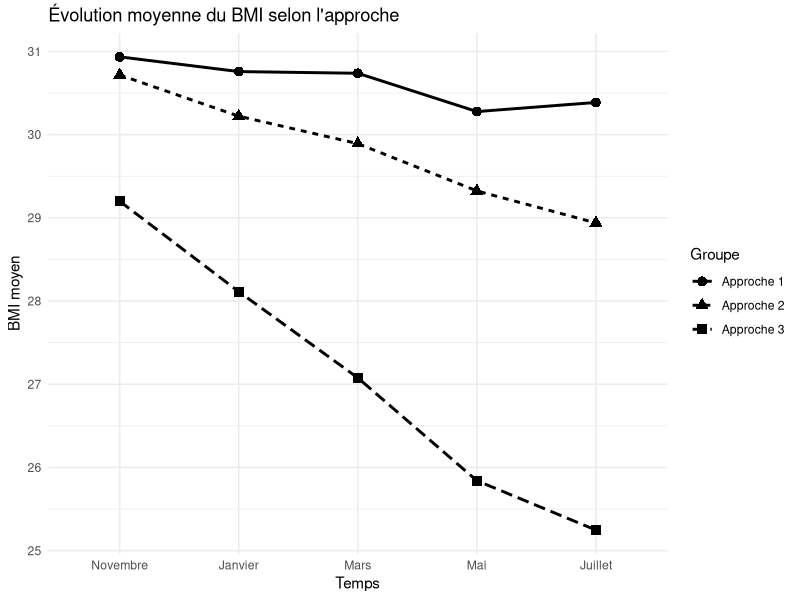
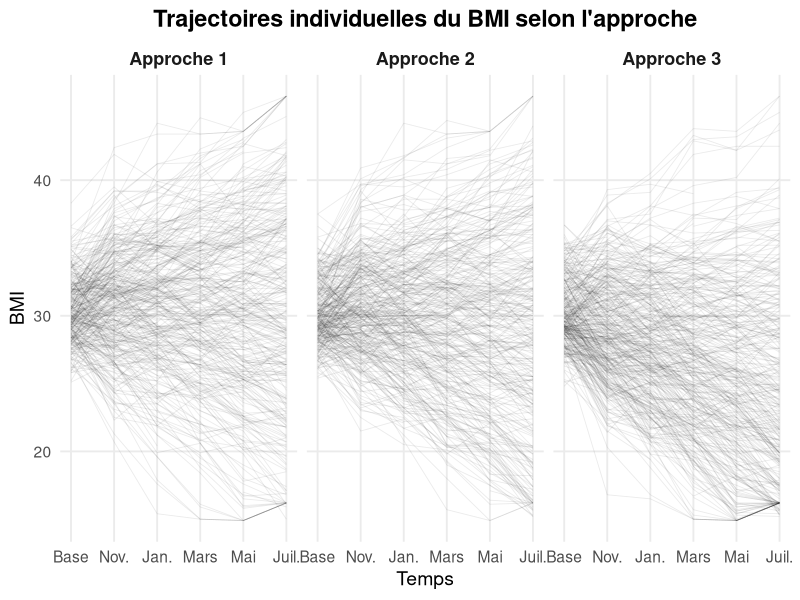
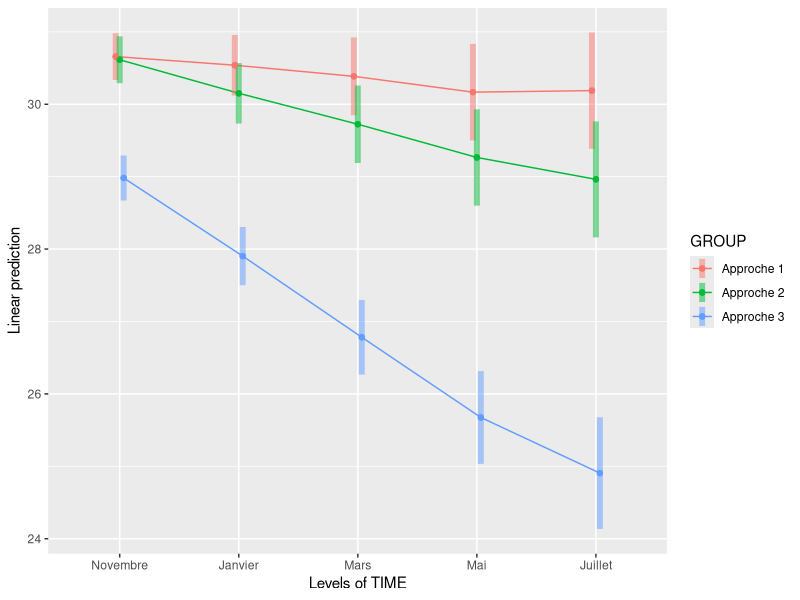
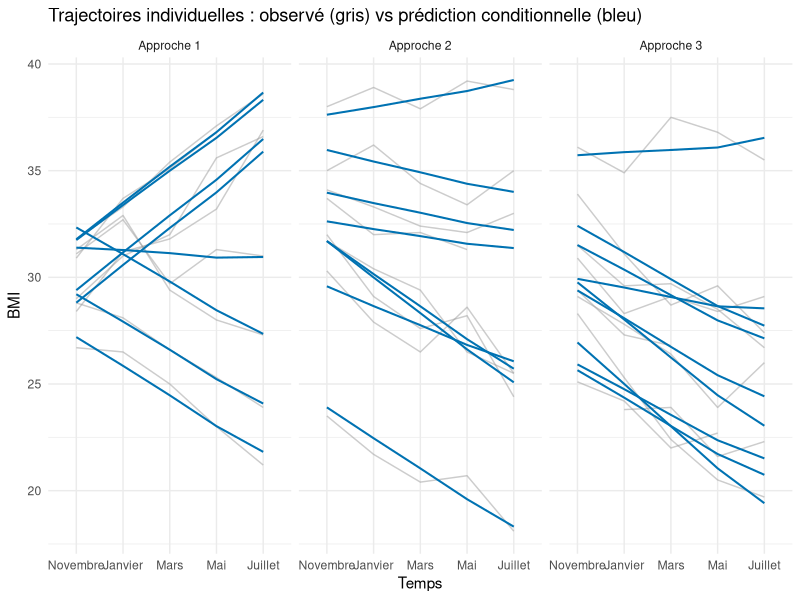
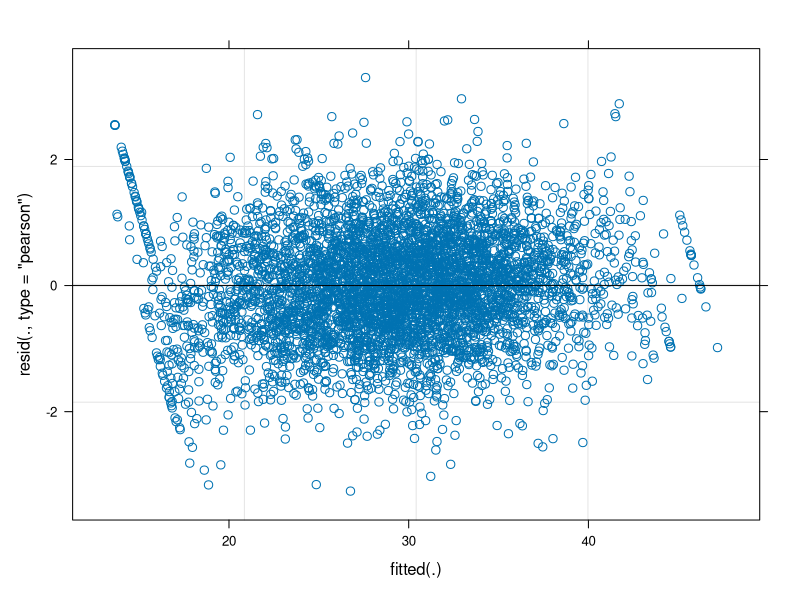
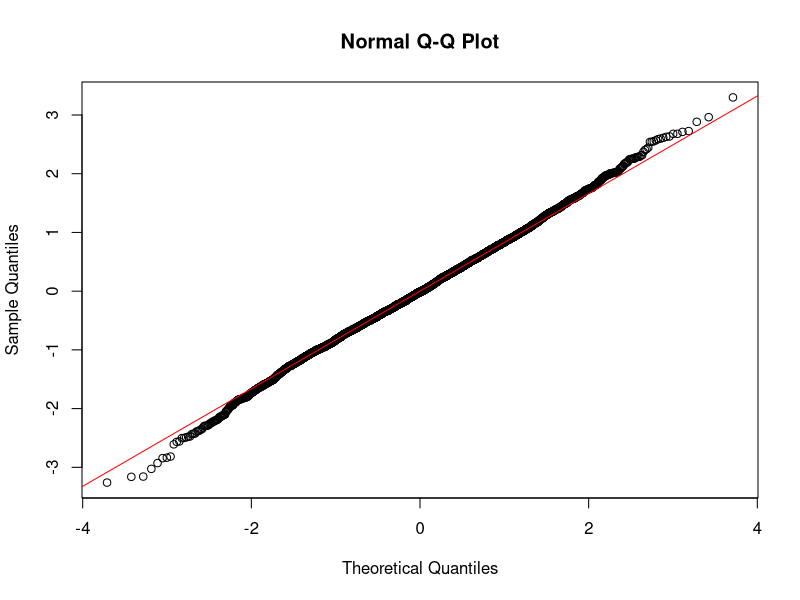

Write the R code that produced these figures, in order.
library(tidyr)
library(dplyr)
library(broom.mixed)
library(lmerTest)   
library(emmeans)
library(ggplot2)
library(lme4)

# importe dataset

data <- read.csv(
  "data/student_bmi.csv",
  header = TRUE,
  sep = ",",
  na.strings = c("NA", "")
)

# transforme variable en facteur
data <- data %>%
  mutate(
    ID = factor(ID),
    
    GROUP = factor(
      GROUP,
      levels = c(1, 2, 3),
      labels = c("Approche 1", "Approche 2", "Approche 3")
    ),
    
    GENDER = factor(
      GENDER,
      levels = c(0, 1),
      labels = c("Garçon", "Fille")
    ),
    
    SMOKE = factor(
      SMOKE,
      levels = c(0, 1),
      labels = c("Moins de 1 cigarette/jour",
                 "Au moins 1 cigarette/jour")
    ),
    
    LIVE = factor(
      LIVE,
      levels = c(0, 1, 2),
      labels = c(
        "Aucune activité",
        "Activité occasionnelle",
        "Au moins une fois/semaine"
      )
    )
  )


# valeur manquantes

valeur_manquantes <- data.frame(
  Variable = names(data),
  Nombre_manquant = colSums(is.na(data)),
  Pourcentage_manquant = round(colMeans(is.na(data)) * 100, 2)
)

valeur_manquantes




# Mettre les données en format LONG

data_long <- data %>%
  pivot_longer(
    cols = c(BMI_T1, BMI_T2, BMI_T3, BMI_T4, BMI_T5),
    names_to = "TIME",
    values_to = "BMI"
  ) %>%
  mutate(
    TIME = factor(
      TIME,
      levels = c("BMI_T1", "BMI_T2", "BMI_T3", "BMI_T4", "BMI_T5"),
      labels = c("Novembre", "Janvier", "Mars", "Mai", "Juillet"),
      ordered = FALSE
    )
  )

#analyse descriptive

bmi_group_time <- data_long %>%
  group_by(GROUP, TIME) %>%
  summarise(
    Nombre = sum(!is.na(BMI)),
    Moyenne = mean(BMI, na.rm = TRUE),
    Ecart_type = sd(BMI, na.rm = TRUE),
    Erreur_standard = Ecart_type / sqrt(Nombre),
    IC_inf = Moyenne - 1.96 * Erreur_standard,
    IC_sup = Moyenne + 1.96 * Erreur_standard,
    .groups = "drop"
  )

bmi_group_time

ggplot(
  bmi_group_time,
  aes(
    x = TIME,
    y = Moyenne,
    group = GROUP,
    linetype = GROUP,
    shape = GROUP
  )
) +
  geom_line(linewidth = 1) +
  geom_point(size = 3) +
  labs(
    title = "Évolution moyenne du BMI selon l'approche",
    x = "Temps",
    y = "BMI moyen",
    linetype = "Groupe",
    shape = "Groupe"
  ) +
  theme_minimal()


data_long_all <- data %>%
  pivot_longer(
    cols = c(BMIb, BMI_T1, BMI_T2, BMI_T3, BMI_T4, BMI_T5),
    names_to = "TIME",
    values_to = "BMI"
  ) %>%
  mutate(
    time = case_when(
      TIME == "BMIb"   ~ 0,
      TIME == "BMI_T1" ~ 1,
      TIME == "BMI_T2" ~ 2,
      TIME == "BMI_T3" ~ 3,
      TIME == "BMI_T4" ~ 4,
      TIME == "BMI_T5" ~ 5
    )
  )
ggplot(
  data_long_all,
  aes(x = time, y = BMI, group = ID)
) +
  geom_line(
    alpha = 0.08,
    linewidth = 0.3,
    colour = "black",
    na.rm = TRUE
  ) +
  facet_wrap(~ GROUP, nrow = 1) +
  scale_x_continuous(
    breaks = 0:5,
    labels = c("Base", "Nov.", "Jan.", "Mars", "Mai", "Juil.")
  ) +
  labs(
    title = "Trajectoires individuelles du BMI selon l'approche",
    x = "Temps",
    y = "BMI"
  ) +
  theme_minimal(base_size = 14) +
  theme(
    strip.text = element_text(face = "bold", size = 13),
    plot.title = element_text(hjust = 0.5, face = "bold"),
    panel.grid.minor = element_blank()
  )

# Modèle de référence ajusté sur le BMI initial
m0 <- lmer(
  BMI ~ BMIb + (1 | ID),
  data = data_long,
  REML = FALSE
)

m0
summary(m0)# Ajout du temps
m1 <- lmer(
  BMI ~ BMIb + TIME + (1 | ID),
  data = data_long,
  REML = FALSE
)
m1
# Ajout du groupe
m2 <- lmer(
  BMI ~ BMIb + TIME + GROUP + (1 | ID),
  data = data_long,
  REML = FALSE
)
m2
# Interaction temps-groupe
m3 <- lmer(
  BMI ~ BMIb + TIME * GROUP + (1 | ID),
  data = data_long,
  REML = FALSE
)
m3
# Modèle complet
m4 <- lmer(
  BMI ~ BMIb +
    TIME * GROUP +
    AGE +
    GENDER +
    SMOKE +
    LIVE +
    (1 | ID),
  data = data_long,
  REML = FALSE
)
m4
# comparaison entre m1 et m2b
anova(m0, m1, m2, m3, m4)
AIC(m0, m1, m2, m3, m4)
BIC(m0, m1, m2, m3, m4)


data_long$time_num <- c(0, 1, 2, 3, 4)[match(
  data_long$TIME,
  levels(data_long$TIME)
)]



m4_slope <- lmer(
  BMI ~ BMIb +
    TIME * GROUP +
    AGE +
    GENDER +
    SMOKE +
    LIVE +
    (1 + time_num | ID),
  data = data_long,
  REML = FALSE,
  control = lmerControl(optimizer = "bobyqa")
)

anova(m4, m4_slope)

AIC(m4, m4_slope)

BIC(m4, m4_slope)

summary(m4_slope)
anova(m4_slope)
VarCorr(m4_slope)

#  Marginal predicted values + IC 95%
emmip(m4_slope, GROUP ~ TIME, CIs = TRUE)




# Conditional predicted values
dat_long <- data_long %>%
  mutate(
    pred_cond = predict(
      m4_slope,
      newdata = data_long,
      re.form = NULL
    ),
    pred_marg = predict(
      m4_slope,
      newdata = data_long,
      re.form = NA
    )
  )

set.seed(1)

ids <- sample(unique(dat_long$ID), 25)

p_cond <- dat_long %>%
  filter(ID %in% ids) %>%
  ggplot(aes(x = TIME)) +
  
  geom_line(
    aes(y = BMI, group = ID),
    colour = "grey60",
    alpha = 0.5
  ) +
  
  geom_line(
    aes(y = pred_cond, group = ID),
    colour = "#0072B2",
    linewidth = 0.7
  ) +
  
  facet_wrap(~GROUP) +
  
  labs(
    title = "Trajectoires individuelles : observé (gris) vs prédiction conditionnelle (bleu)",
    x = "Temps",
    y = "BMI"
  ) +
  
  theme_minimal()

p_cond


# model diagnostic

plot(m4_slope)
qqnorm(residuals(m4_slope))
qqline(residuals(m4_slope), col = "red")
